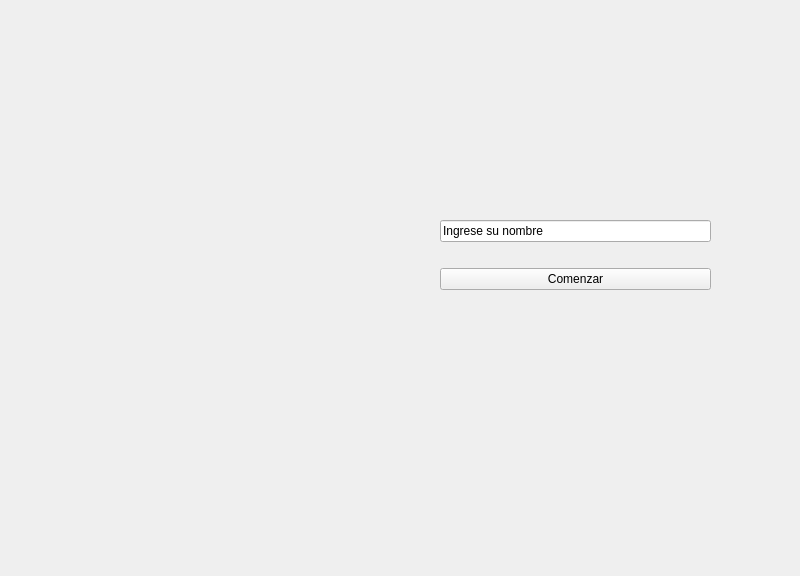
<?xml version="1.0" encoding="UTF-8"?>
<ui version="4.0">
 <class>MainWindow</class>
 <widget class="QMainWindow" name="MainWindow">
  <property name="geometry">
   <rect>
    <x>0</x>
    <y>0</y>
    <width>800</width>
    <height>576</height>
   </rect>
  </property>
  <property name="windowTitle">
   <string>Ventana de Inicio</string>
  </property>
  <widget class="QWidget" name="centralwidget">
   <widget class="QLabel" name="label_fondo">
    <property name="geometry">
     <rect>
      <x>6</x>
      <y>2</y>
      <width>781</width>
      <height>551</height>
     </rect>
    </property>
    <property name="text">
     <string/>
    </property>
   </widget>
   <widget class="QLabel" name="label_logo">
    <property name="geometry">
     <rect>
      <x>80</x>
      <y>100</y>
      <width>281</width>
      <height>361</height>
     </rect>
    </property>
    <property name="text">
     <string/>
    </property>
   </widget>
   <widget class="QWidget" name="verticalLayoutWidget">
    <property name="geometry">
     <rect>
      <x>440</x>
      <y>200</y>
      <width>271</width>
      <height>111</height>
     </rect>
    </property>
    <layout class="QVBoxLayout" name="verticalLayout">
     <item>
      <widget class="QLineEdit" name="nombre">
       <property name="text">
        <string>Ingrese su nombre</string>
       </property>
      </widget>
     </item>
     <item>
      <widget class="QPushButton" name="boton_comenzar">
       <property name="text">
        <string>Comenzar</string>
       </property>
      </widget>
     </item>
    </layout>
   </widget>
   <widget class="QLabel" name="label_mensaje">
    <property name="geometry">
     <rect>
      <x>460</x>
      <y>100</y>
      <width>231</width>
      <height>31</height>
     </rect>
    </property>
    <property name="text">
     <string/>
    </property>
   </widget>
  </widget>
 </widget>
 <resources/>
 <connections/>
</ui>
